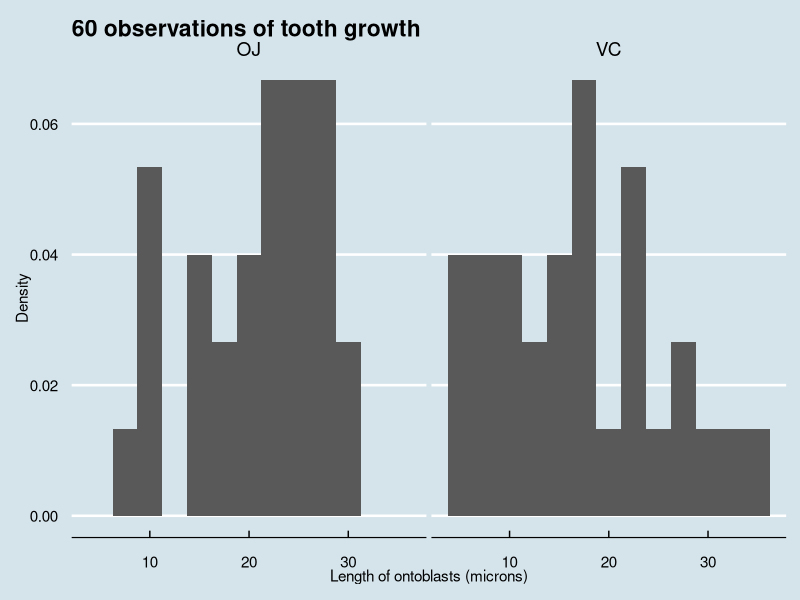
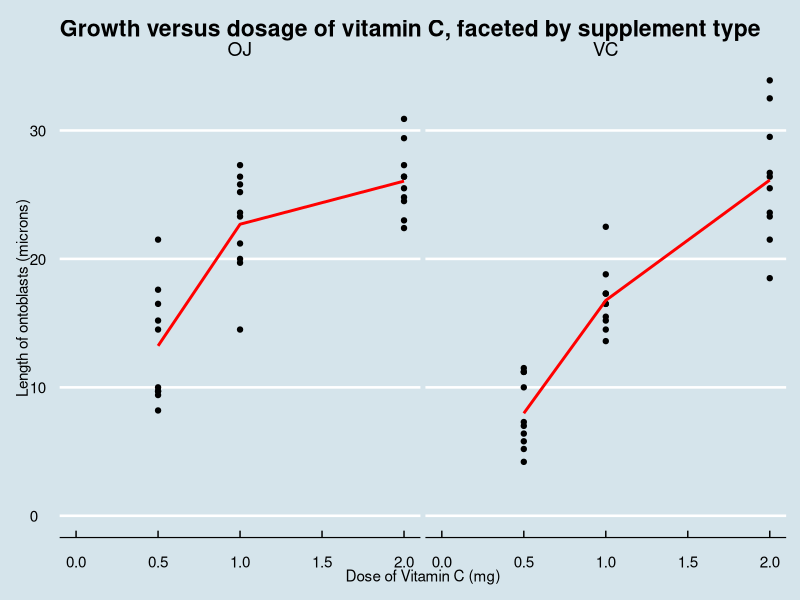

R code for these plots, in order: (Note: this script raises an error after producing the figures.)
## ---- chunk 1
library("datasets")
## ---- chunk 2
str(ToothGrowth)
summary(ToothGrowth)
## ---- chunk 3
library("ggplot2")
library("ggthemes")
# This function is for labelling the facets.
flabel <- function(var, value){
    value <- as.character(value)
    if (var=="supp") { 
        value[value=="OJ"] <- "Given Orange Juice"
        value[value=="VC"]   <- "Given Ascorbic Acid"
    }
    return(value)
}
## ---- chunk 4
# Density histogram, faceted by supplement type.
p <- ggplot(data=ToothGrowth, aes(x=len))
p <- p + geom_histogram(aes(y=..density..), binwidth = 2.5)
p <- p + facet_grid(. ~ supp)
p <- p + ggtitle("60 observations of tooth growth") + 
  ylab("Density") + 
  xlab("Length of ontoblasts (microns)") +
  theme_economist()
p
## ---- chunk 5
# Growth (length) against dose, faceted by supplement type.
g <- ggplot(data=ToothGrowth, aes(x=dose, y=len))
g <- g + geom_point()
g <- g + stat_summary(geom = "line", fun.y = mean, size = 1, col = "red")
g <- g + expand_limits(x=0,y=0) + 
  ylab("Length of ontoblasts (microns)") + 
  xlab("Dose of Vitamin C (mg)") +
  ggtitle("Growth versus dosage of vitamin C, faceted by supplement type") +
  theme_economist()
g <- g + facet_grid(. ~ supp)
g
## ---- chunk 6
ci <- function(ttout) { 
  i <- round(as.vector(ttout$conf.int), 2)
  paste0("(", i[1], ", ", i[2], ")")
}
ttig95 <- t.test(len ~ I(relevel(supp, 2)), paired=FALSE, data=ToothGrowth)
ttig90 <- t.test(len ~ I(relevel(supp, 2)), paired=FALSE, data=ToothGrowth, conf.level=0.9)
ttig95
## ---- chunk 7
t.test(len ~ I(relevel(supp, 2)), paired=TRUE, data=ToothGrowth)
